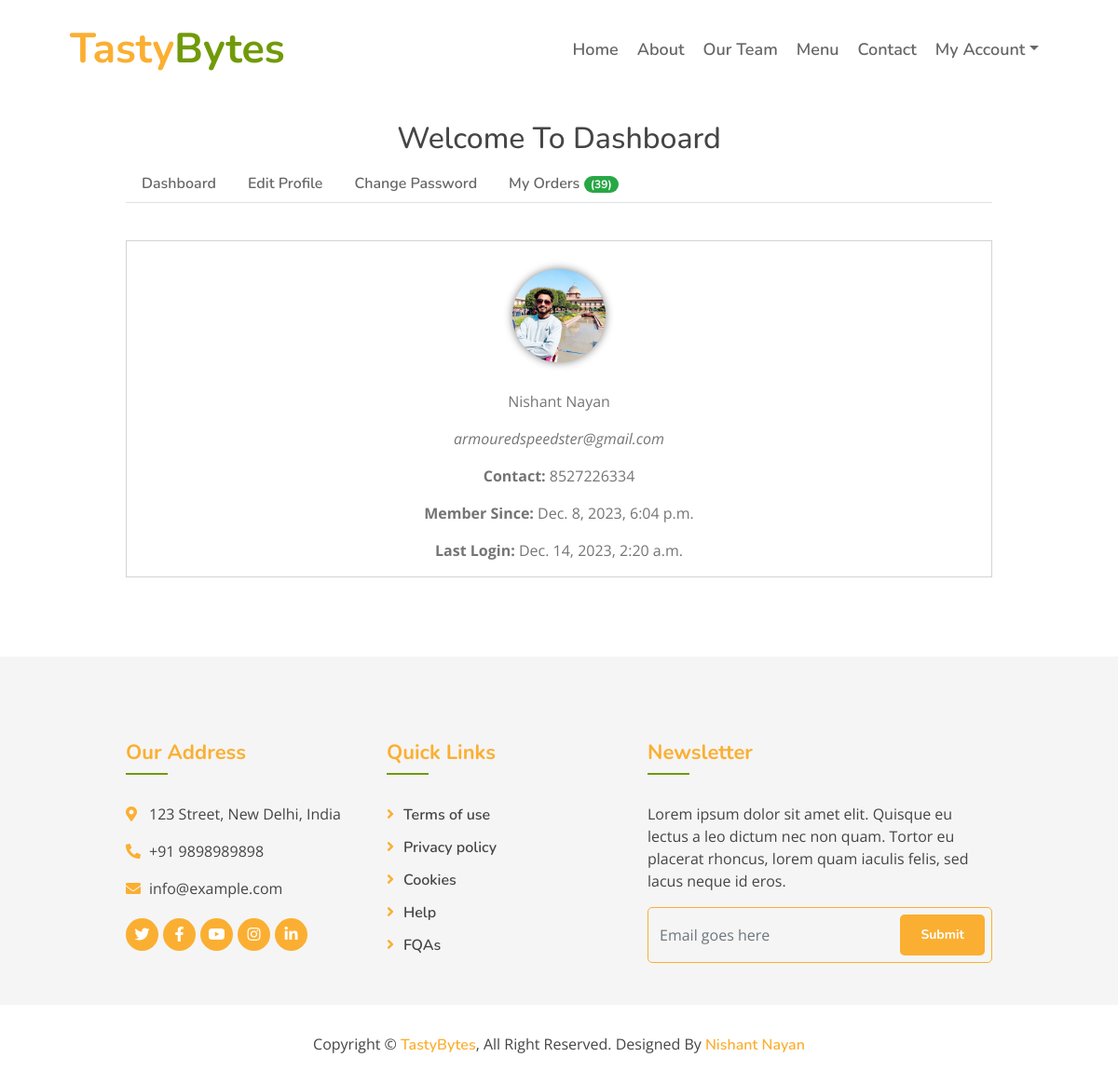
The app's page /dashboard/ (signed in) with its own data.
### products/models.py (models this page shows, shortened)
class Profile(models.Model):
    user = models.OneToOneField(User, on_delete=models.CASCADE)
    profile_pic = models.ImageField(upload_to='profiles/%Y/%m/%d', null=True, blank=True)
    contact_number = models.CharField(max_length=15, null=True, blank=True)
    address = models.TextField(blank=True)
    updated_on = models.DateTimeField(auto_now=True)
    class Meta:
        verbose_name_plural="Profile Table"

### products/views.py (the view, shortened to what this page needs)
# urls.py: path('dashboard/', views.dashboard, name='dashboard'),
def dashboard(request):
    context={}
    login_user = get_object_or_404(User, id = request.user.id)
    profile = Profile.objects.get(user__id=request.user.id)
    context['profile'] = profile
    orders = Order.objects.filter(customer__user__id=request.user.id).order_by('-id')
    context['orders']=orders
    return render(request, 'dashboard.html', context)

### template/dashboard.html (shortened to what this page needs)
{% extends "base.html" %}
{% block content %}
<section id="mu-contact" style="padding-top:100px;">
    <div class="container">
        <div class="row">
            <div class="col-md-12">
                <div class="mu-contact-area">
                    <div class="mu-heading-area text-center">
                        <h2 class="mu-heading-title" style="margin-top: 30px;">Welcome To Dashboard</h2>
                    </div>
                    <div class="mu-contact-content">
                        <ul class="nav nav-tabs">
                            <li class="nav-item">
                                <a href="#dash" class="nav-link" data-toggle="tab">Dashboard</a>
                            </li>
                            <li class="nav-item">
                                <a href="#edit" class="nav-link" data-toggle="tab">Edit Profile</a>
                            </li>
                            <li class="nav-item">
                                <a href="#cpass" class="nav-link" data-toggle="tab">Change Password</a>
                            </li>
                            <li class="nav-item">
                                <a href="#orders" class="nav-link" data-toggle="tab">My Orders
                                    <span class="badge badge-success badge-pill">({{orders|length}})</span>
                                </a>
                            </li>
                        </ul>
                        <div class="tab-content">
                            <div class="tab-pane container-fluid active" id="dash">
                                <div class="row">
                                    <div class="col-md-12 text-center dash-content">
                                        {% if profile.profile_pic %}
                                        <a href="/media/{{profile.profile_pic}}"><img src="/media/{{profile.profile_pic}}" alt="" class="pic"></a>
                                        {% else %}
                                        <span class='pic'>{{profile.user.first_name.0}}</span>
                                        {% endif %}
                                        <p>{{user.first_name}}</p>
                                        <p><em>{{user.email}}</em></p>
                                        <p><strong>Contact: </strong>{{profile.contact_number}}</p>
                                        <p><strong>Member Since: </strong>{{user.date_joined}}</p>
                                        <p><strong>Last Login: </strong>{{user.last_login}}</p>
                                    </div>
                                </div>
                            </div>
                        </div>
                    </div>
                </div>
            </div>
        </div>
    </div>
</section>
{% endblock %}

### static/css/style.css (style rules this page uses)
body { color: #757575; background: #ffffff; font-family: 'open sans', sans-serif; }
h1, h2, h3, h4, h5, h6 { color: #454545; font-family: 'Nunito', sans-serif; }
a { font-family: 'Nunito', sans-serif; font-weight: 600; color: #fbaf32; transition: .3s; }

### template/dashboard.html (style rules this page uses)
.nav-link { color:#666666 !important; }
.dash-content { border:1px solid lightgray; margin:40px 0px; }
.dash-content .pic { background-color: gray; color: white; display: inline-block; height: 100px;width: 100px; border-radius: 50%; margin: 30px 0px; font-size: 30px; text-align: center; line-height: 100px; box-shadow: 0px 0px 10px gray; }
.container { width: 80%; }

### records on screen
Profile: profile_pic (picture), contact_number "8527226334"

### other values on screen
{{ orders|length }} "39"
{{ user.first_name }} "Nishant Nayan"
{{ user.email }} "armouredspeedster@gmail.com"
{{ user.date_joined }} "Dec. 8, 2023, 6:04 p.m."
{{ user.last_login }} "Dec. 14, 2023, 2:20 a.m."
